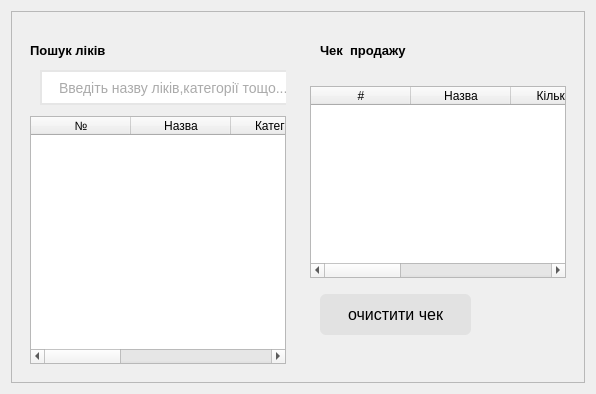
      <widget class="QWidget" name="salesPage">
       <property name="styleSheet">
        <string notr="true"/>
       </property>
       <layout class="QHBoxLayout" name="horizontalLayout_3">
        <item>
         <widget class="QFrame" name="pr_freme">
          <property name="maximumSize">
           <size>
            <width>16777215</width>
            <height>16777215</height>
           </size>
          </property>
          <property name="styleSheet">
           <string notr="true"/>
          </property>
          <property name="frameShape">
           <enum>QFrame::Shape::StyledPanel</enum>
          </property>
          <property name="frameShadow">
           <enum>QFrame::Shadow::Raised</enum>
          </property>
          <layout class="QHBoxLayout" name="horizontalLayout_4">
           <item>
            <widget class="QWidget" name="widget_2" native="true">
             <property name="styleSheet">
              <string notr="true">
</string>
             </property>
             <layout class="QVBoxLayout" name="verticalLayout_3">
              <item>
               <widget class="QWidget" name="widget_6" native="true">
                <property name="minimumSize">
                 <size>
                  <width>200</width>
                  <height>80</height>
                 </size>
                </property>
                <property name="styleSheet">
                 <string notr="true">
</string>
                </property>
                <widget class="QLineEdit" name="selasSearchEdit">
                 <property name="geometry">
                  <rect>
                   <x>10</x>
                   <y>40</y>
                   <width>431</width>
                   <height>35</height>
                  </rect>
                 </property>
                 <property name="styleSheet">
                  <string notr="true">QLineEdit {
    background: white;
    border: 2px solid #E6E6E6;
    border-radius: 20px;
    padding-left: 15px;
    padding-right: 15px;
    font-size: 14px;
    color: #555;
}

</string>
                 </property>
                 <property name="text">
                  <string/>
                 </property>
                 <property name="placeholderText">
                  <string>Введіть назву ліків,категорії тощо....</string>
                 </property>
                </widget>
                <widget class="QLabel" name="label_2">
                 <property name="geometry">
                  <rect>
                   <x>0</x>
                   <y>10</y>
                   <width>111</width>
                   <height>21</height>
                  </rect>
                 </property>
                 <property name="font">
                  <font>
                   <pointsize>10</pointsize>
                   <italic>false</italic>
                   <bold>true</bold>
                  </font>
                 </property>
                 <property name="text">
                  <string>Пошук ліків</string>
                 </property>
                </widget>
               </widget>
              </item>
              <item>
               <widget class="QTableWidget" name="SelasMedicinesTable">
                <property name="styleSheet">
                 <string notr="true">QTableWidget::item:selected {
    background-color:rgb(255, 255, 255);
    color: black;
}
QTableWidget::item {
    background-color:rgb(255, 255, 255);
}
QTableWidget::item:hover {
    background-color: rgb(255, 255, 255);
}

</string>
                </property>
                <column>
                 <property name="text">
                  <string>№</string>
                 </property>
                 <property name="background">
                  <color>
                   <red>216</red>
                   <green>216</green>
                   <blue>216</blue>
                  </color>
                 </property>
                </column>
                <column>
                 <property name="text">
                  <string>Назва</string>
                 </property>
                 <property name="background">
                  <color>
                   <red>216</red>
                   <green>216</green>
                   <blue>216</blue>
                  </color>
                 </property>
                </column>
                <column>
                 <property name="text">
                  <string>Категорія</string>
                 </property>
                 <property name="background">
                  <color>
                   <red>216</red>
                   <green>216</green>
                   <blue>216</blue>
                  </color>
                 </property>
                </column>
                <column>
                 <property name="text">
                  <string>Ціна</string>
                 </property>
                 <property name="background">
                  <color>
                   <red>216</red>
                   <green>216</green>
                   <blue>216</blue>
                  </color>
                 </property>
                </column>
                <column>
                 <property name="text">
                  <string>Кількість</string>
                 </property>
                 <property name="background">
                  <color>
                   <red>216</red>
                   <green>216</green>
                   <blue>216</blue>
                  </color>
                 </property>
                </column>
                <column>
                 <property name="text">
                  <string/>
                 </property>
                 <property name="background">
                  <color>
                   <red>216</red>
                   <green>216</green>
                   <blue>216</blue>
                  </color>
                 </property>
                </column>
               </widget>
              </item>
             </layout>
            </widget>
           </item>
           <item>
            <widget class="QWidget" name="widget_3" native="true">
             <property name="minimumSize">
              <size>
               <width>0</width>
               <height>0</height>
              </size>
             </property>
             <property name="maximumSize">
              <size>
               <width>16777215</width>
               <height>16777215</height>
              </size>
             </property>
             <layout class="QVBoxLayout" name="verticalLayout_4">
              <item>
               <widget class="QWidget" name="widget_7" native="true">
                <property name="minimumSize">
                 <size>
                  <width>150</width>
                  <height>50</height>
                 </size>
                </property>
                <property name="styleSheet">
                 <string notr="true">
</string>
                </property>
                <widget class="QLabel" name="label_5">
                 <property name="geometry">
                  <rect>
                   <x>10</x>
                   <y>10</y>
                   <width>171</width>
                   <height>20</height>
                  </rect>
                 </property>
                 <property name="font">
                  <font>
                   <pointsize>10</pointsize>
                   <italic>false</italic>
                   <bold>true</bold>
                  </font>
                 </property>
                 <property name="text">
                  <string>Чек  продажу</string>
                 </property>
                </widget>
               </widget>
              </item>
              <item>
               <widget class="QTableWidget" name="CardTable">
                <property name="styleSheet">
                 <string notr="true">QTableWidget::item:selected {
    background-color:rgb(255, 255, 255);
    color: black;
}
QTableWidget::item {
    background-color:rgb(255, 255, 255);
}
QTableWidget::item:hover {
    background-color: rgb(255, 255, 255);
}

</string>
                </property>
                <column>
                 <property name="text">
                  <string>#</string>
                 </property>
                 <property name="background">
                  <color>
                   <red>216</red>
                   <green>216</green>
                   <blue>216</blue>
                  </color>
                 </property>
                </column>
                <column>
                 <property name="text">
                  <string>Назва</string>
                 </property>
                 <property name="background">
                  <color>
                   <red>216</red>
                   <green>216</green>
                   <blue>216</blue>
                  </color>
                 </property>
                </column>
                <column>
                 <property name="text">
                  <string>Кількість</string>
                 </property>
                 <property name="background">
                  <color>
                   <red>216</red>
                   <green>216</green>
                   <blue>216</blue>
                  </color>
                 </property>
                </column>
                <column>
                 <property name="text">
                  <string>Ціна</string>
                 </property>
                 <property name="background">
                  <color>
                   <red>216</red>
                   <green>216</green>
                   <blue>216</blue>
                  </color>
                 </property>
                </column>
                <column>
                 <property name="text">
                  <string>Сума</string>
                 </property>
                 <property name="background">
                  <color>
                   <red>216</red>
                   <green>216</green>
                   <blue>216</blue>
                  </color>
                 </property>
                </column>
                <column>
                 <property name="text">
                  <string/>
                 </property>
                 <property name="background">
                  <color>
                   <red>216</red>
                   <green>216</green>
                   <blue>216</blue>
                  </color>
                 </property>
                </column>
               </widget>
              </item>
              <item>
               <widget class="QWidget" name="widget_5" native="true">
                <property name="minimumSize">
                 <size>
                  <width>180</width>
                  <height>80</height>
                 </size>
                </property>
                <property name="styleSheet">
                 <string notr="true"/>
                </property>
                <widget class="QPushButton" name="clearCardButton">
                 <property name="geometry">
                  <rect>
                   <x>10</x>
                   <y>10</y>
                   <width>151</width>
                   <height>41</height>
                  </rect>
                 </property>
                 <property name="cursor">
                  <cursorShape>PointingHandCursor</cursorShape>
                 </property>
                 <property name="styleSheet">
                  <string notr="true">QPushButton{
    background-color:rgb(226, 226, 226);
    color: black;

 	border-radius:6px;
    padding: 12px;
    font-size: 16px;
}

QPushButton:hover{
    background-color:rgb(235, 235, 235);
}
QPushButton:pressed {
    background-color:rgb(132, 132, 132);
}
</string>
                 </property>
                 <property name="text">
                  <string>очистити чек</string>
                 </property>
                 <property name="icon">
                  <iconset theme="QIcon::ThemeIcon::EditDelete"/>
                 </property>
                </widget>
                <widget class="QLabel" name="Label_2">
                 <property name="geometry">
                  <rect>
                   <x>320</x>
                   <y>7</y>
                   <width>121</width>
                   <height>21</height>
                  </rect>
                 </property>
                 <property name="font">
                  <font>
                   <pointsize>10</pointsize>
                  </font>
                 </property>
                 <property name="text">
                  <string>загальна сума:</string>
                 </property>
                </widget>
                <widget class="QLabel" name="TotalSalesLabel">
                 <property name="geometry">
                  <rect>
                   <x>440</x>
                   <y>0</y>
                   <width>141</width>
                   <height>31</height>
                  </rect>
                 </property>
                 <property name="font">
                  <font>
                   <pointsize>16</pointsize>
                   <bold>true</bold>
                  </font>
                 </property>
                 <property name="styleSheet">
                  <string notr="true">color:black;</string>
                 </property>
                 <property name="text">
                  <string/>
                 </property>
                </widget>
                <widget class="QPushButton" name="mekeSaleButton">
                 <property name="geometry">
                  <rect>
                   <x>410</x>
                   <y>30</y>
                   <width>161</width>
                   <height>41</height>
                  </rect>
                 </property>
                 <property name="cursor">
                  <cursorShape>PointingHandCursor</cursorShape>
                 </property>
                 <property name="styleSheet">
                  <string notr="true">QPushButton{
    background-color:rgb(170, 85, 255);
    color: white;
    border: none;
 	border-radius:6px;
    padding: 12px;
    font-size: 16px;
}

QPushButton:hover{
    background-color:rgb(170, 170, 255);
}
QPushButton:pressed {
    background-color:rgb(170, 0, 255);
}
</string>
                 </property>
                 <property name="text">
                  <string>Оформити продаж</string>
                 </property>
                </widget>
               </widget>
              </item>
             </layout>
            </widget>
           </item>
          </layout>
         </widget>
        </item>
       </layout>
      </widget>
